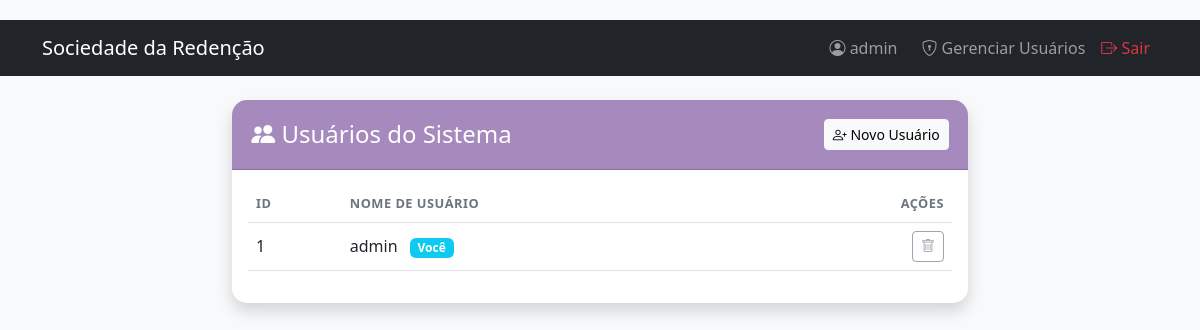
Page /usuarios (signed in) on the earlier database version.
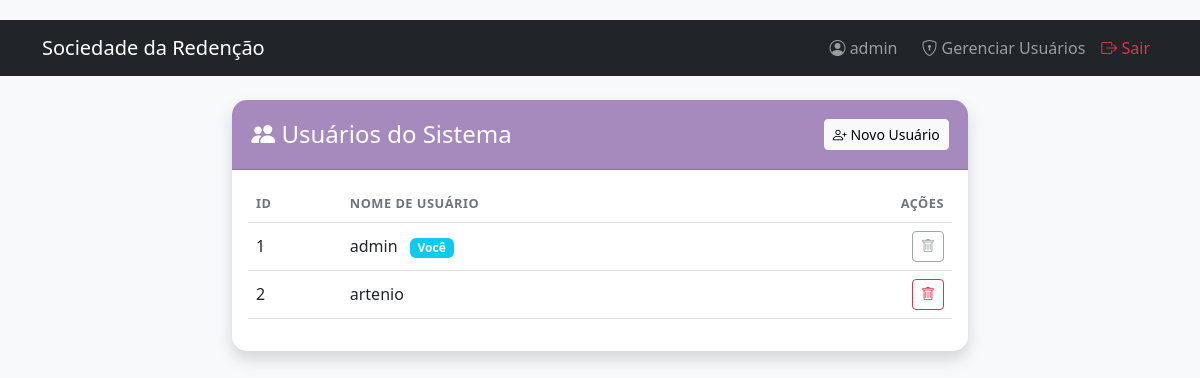
Same page on the later database version.
### models.py (models this page shows)
class Usuario(db.Model):
    id = db.Column(db.Integer, primary_key=True)
    username = db.Column(db.String(50), unique=True, nullable=False)
    password = db.Column(db.String(200), nullable=False)

### app.py (the view)
@app.route('/usuarios')
@login_required
def listar_usuarios():
    usuarios = Usuario.query.order_by(Usuario.username).all()
    return render_template('usuarios.html', usuarios=usuarios)

### app.py (called while the page is built)
def login_required(f):
    @wraps(f)
    def decorated_function(*args, **kwargs):
        if 'logged_in' not in session:
            return redirect(url_for('login'))
        return f(*args, **kwargs)
    return decorated_function

@app.context_processor
def utility_processor():
    def format_currency(value):
        return f"R$ {value:,.2f}".replace('.', ',') if value is not None else "R$ 0,00"
    def format_date(value):
        return value.strftime('%d/%m/%Y') if value else ""
    def format_boolean(value):
        return "SIM" if value else "NÃO"
    return dict(format_currency=format_currency, format_date=format_date, format_boolean=format_boolean, now=datetime.now())

### templates/usuarios.html
{% extends "base.html" %}
{% block content %}
<div class="row justify-content-center">
    <div class="col-md-8">
        <div class="card shadow">
            <div class="card-header d-flex justify-content-between align-items-center">
                <h4 class="mb-0"><i class="bi bi-people-fill"></i> Usuários do Sistema</h4>
                <a href="{{ url_for('registrar_usuario') }}" class="btn btn-light btn-sm">
                    <i class="bi bi-person-plus"></i> Novo Usuário
                </a>
            </div>
            <div class="card-body">
                <div class="table-responsive">
                    <table class="table table-hover">
                        <thead>
                            <tr>
                                <th>ID</th>
                                <th>Nome de Usuário</th>
                                <th class="text-end">Ações</th>
                            </tr>
                        </thead>
                        <tbody>
                            {% for user in usuarios %}
                            <tr>
                                <td>{{ user.id }}</td>
                                <td>
                                    {{ user.username }}
                                    {% if user.id == session.user_id %}
                                        <span class="badge bg-info ms-2">Você</span>
                                    {% endif %}
                                </td>
                                <td class="text-end">
                                    {% if user.id != session.user_id %}
                                    <form action="{{ url_for('excluir_usuario', id=user.id) }}" method="POST"
                                          onsubmit="return confirm('Excluir este acesso? Ele perderá a entrada no sistema.');" class="d-inline">
                                        <button type="submit" class="btn btn-sm btn-outline-danger">
                                            <i class="bi bi-trash"></i>
                                        </button>
                                    </form>
                                    {% else %}
                                    <button class="btn btn-sm btn-outline-secondary" disabled title="Você não pode se excluir">
                                        <i class="bi bi-trash"></i>
                                    </button>
                                    {% endif %}
                                </td>
                            </tr>
                            {% endfor %}
                        </tbody>
                    </table>
                </div>
            </div>
        </div>
    </div>
</div>
{% endblock %}

### templates/base.html (shortened to what this page needs)
<!DOCTYPE html>
<html lang="pt-BR">
<head>
    <link href="https://cdn.jsdelivr.net/npm/bootstrap@5.3.0/dist/css/bootstrap.min.css" rel="stylesheet">
    <link rel="stylesheet" href="https://cdn.jsdelivr.net/npm/bootstrap-icons@1.10.0/font/bootstrap-icons.css">
    <link rel="stylesheet" href="{{ url_for('static', filename='css/style.css') }}">
</head>
<body>
    <nav class="navbar navbar-expand-lg navbar-dark bg-dark mb-4">
        <div class="container">
            <a class="navbar-brand" href="{{ url_for('index') }}">Sociedade da Redenção</a>
            {% if session.logged_in %}
            <div class="navbar-nav ms-auto">
                <span class="navbar-text me-3"><i class="bi bi-person-circle"></i> {{ session.username }}</span>
                <a class="nav-link" href="{{ url_for('listar_usuarios') }}"><i class="bi bi-shield-lock"></i> Gerenciar Usuários</a>
                <a class="nav-link text-danger" href="{{ url_for('logout') }}"><i class="bi bi-box-arrow-right"></i> Sair</a>
            </div>
            {% endif %}
        </div>
    </nav>
    <div class="container">
        {% block content %}{% endblock %}
    </div>
</body>
</html>

Differences in the rows shown:
added Usuario: id "2", username "artenio"
